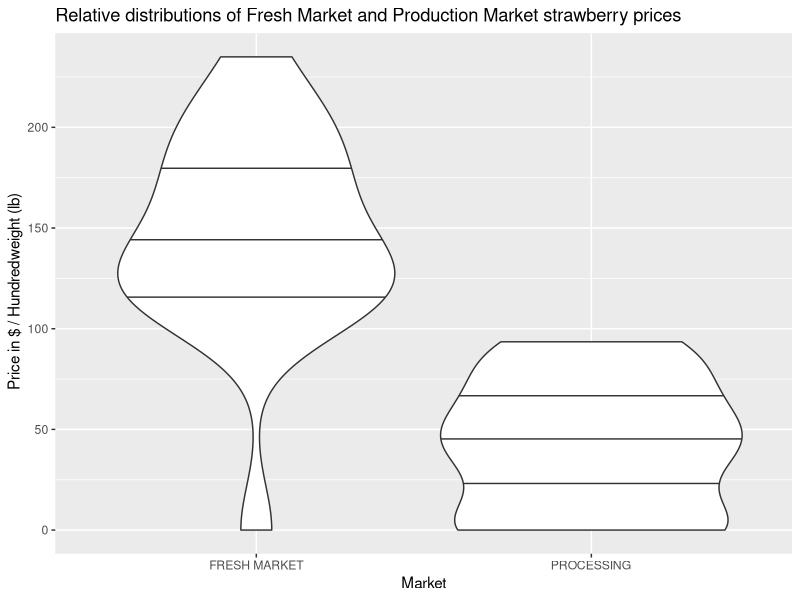
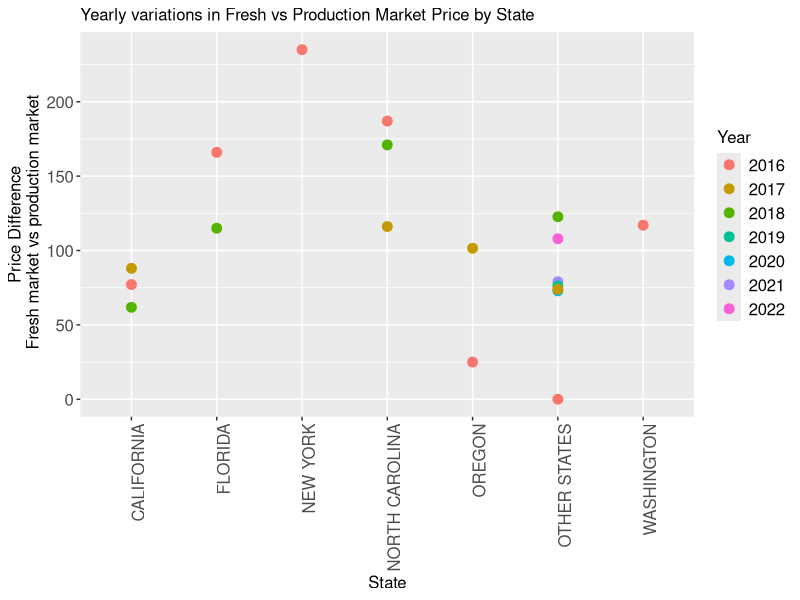
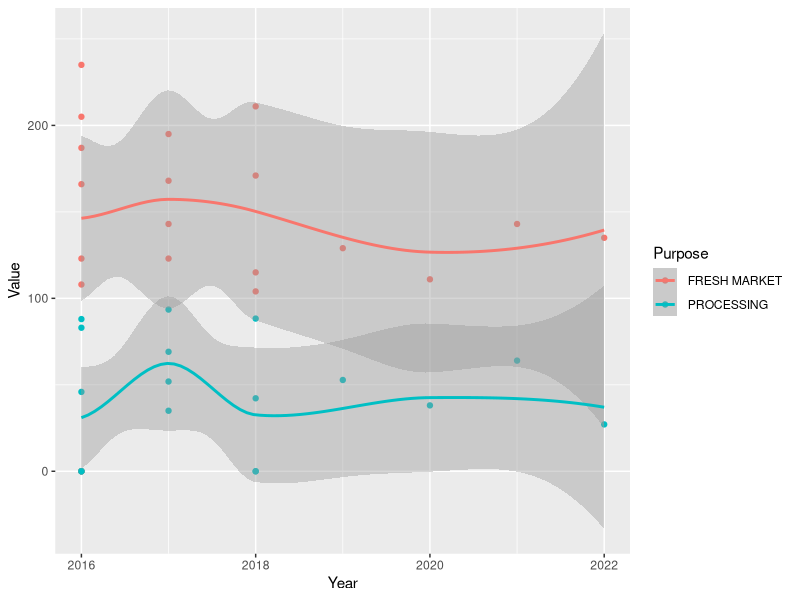

Reproduce these figures in R, in order.
## ---- chunk 1

#Loading the libraries we shall need
library(knitr)
library(tidyverse)
library(stringr)
library(ggplot2)

strwb_survey<- read.csv("strwb_survey.csv", header = TRUE)

#Extracting the data relevant to chemicals using the Pesticide or Market Column

strwb_survey_c<- strwb_survey |> filter(Pesticide_or_Market == " BEARING - APPLICATIONS")
strwb_mkt<- strwb_survey |> filter(Pesticide_or_Market != " BEARING - APPLICATIONS")
## ---- chunk 2
strwb_mkt |> distinct(Price_or_Weight.)

strwb_mkt <- strwb_mkt |> rename(PriceProduction = Price_or_Weight.)
## ---- chunk 3

#Getting Price or Production values
strwb_mkt$PriceProduction<-ifelse(is.na(strwb_mkt$PriceProduction)==FALSE,
                                   strwb_mkt$PriceProduction,
  ifelse(str_detect(strwb_mkt$Pesticide_or_Market,"PRODUCTION")==TRUE |
    str_detect(strwb_mkt$Measurement_Unit,"PRODUCTION")==TRUE,"PRODUCTION",
  ifelse(str_detect(strwb_mkt$Pesticide_or_Market,"PRICE RECEIVED")==TRUE |       str_detect(strwb_mkt$Measurement_Unit,"PRICE RECEIVED")==TRUE,
         "PRICE RECEIVED",strwb_mkt$PriceProduction)))

#Changing the name of Pesticide or Market

strwb_mkt<- strwb_mkt |> rename(
                                Purpose = Pesticide_or_Market
)

## ---- chunk 4
strwb_mkt$Measurement_Unit<- ifelse(is.na(strwb_mkt$Measurement_Unit),
                                    strwb_mkt$Purpose,strwb_mkt$Measurement_Unit)
strwb_mkt$Purpose<- str_replace(strwb_mkt$Purpose,"- PRICE RECEIVED","")
strwb_mkt$Purpose<- str_replace(strwb_mkt$Purpose,"- PRODUCTION","")

strwb_mkt$Purpose<- ifelse(str_detect(strwb_mkt$Purpose,"MEASURED")==TRUE, "AGGREGATE",
                           strwb_mkt$Purpose)

strwb_mkt$Aggregate_type<- ifelse(strwb_mkt$Purpose == "Aggregate", 
                                  strwb_mkt$Measurement_Unit,
                                  strwb_mkt$Aggregate_type)
## ---- chunk 5

a<- strwb_mkt$Measurement_Unit[which(str_detect(strwb_mkt$Measurement_Unit,"MEASURED")==FALSE)]
b<- strwb_mkt$Aggregate_type[which(str_detect(strwb_mkt$Measurement_Unit,"MEASURED")==FALSE)]

strwb_mkt$Aggregate_type[which(str_detect(strwb_mkt$Measurement_Unit,"MEASURED")==FALSE)]<- a
strwb_mkt$Measurement_Unit[which(str_detect(strwb_mkt$Measurement_Unit,"MEASURED")==FALSE)]<- b

#Casting all non numeric values as NA
strwb_mkt$Value<- suppressWarnings(as.numeric(strwb_mkt$Value))
## ---- chunk 6
#Getting the Chemical Type and putting it into its own column
strwb_survey_chem1 <- strwb_survey_c |> mutate(`Chemical Type` = 
                                               str_sub(Domain,str_locate(Domain,"CHEMICAL,")[,2]+1,),
                                             .after= Domain.Category)

#Extracting Chemical Name into a column
strwb_survey_chem1<- strwb_survey_chem1 |> mutate(`Chemical Name`=
                                                    str_sub(Domain.Category,
                                                    str_locate(Domain.Category,":")[,2]+3,
                                                    str_locate(Domain.Category,"=")[,1]-2),
                                                  .after = `Chemical Type`)
#Extracting Chemical ID into a column
strwb_survey_chem1<- strwb_survey_chem1 |> mutate(`Chemical ID`=
                                                    str_sub(Domain.Category,-7), .after= `Chemical Name`)
strwb_survey_chem1$`Chemical ID`<- str_sub(strwb_survey_chem1$`Chemical ID`,1,-2)
strwb_survey_chem1$`Chemical ID`<- ifelse(strwb_survey_chem1$Domain=="TOTAL",NA,strwb_survey_chem1$`Chemical ID`)
strwb_survey_chem1$`Chemical ID`<- ifelse(str_detect(strwb_survey_chem1$Domain.Category,"TOTAL")==TRUE,NA,strwb_survey_chem1$`Chemical ID`)
strwb_survey_chem1$`Chemical ID`<- str_replace(strwb_survey_chem1$`Chemical ID`,"=","")
strwb_survey_chem1$`Chemical ID`<- str_trim(strwb_survey_chem1$`Chemical ID`, side = 'both')

strwb_survey_chem<- strwb_survey_chem1
## ---- chunk 7
#Creating a list of distinct chemical names in the dataset, their ids
chemical_list<- strwb_survey_chem |> filter(is.na(`Chemical Name`)!=TRUE) |>
                distinct(`Chemical Name`,.keep_all = TRUE)|> 
                select(`Chemical Name`,`Chemical ID`)

#Finding the CAS numbers corresponding to each chemical:

CAS_no<- c("131860-33-8","","","","","","1219521-95-5","1303-96-4","188425-85-6",
           "","133-06-2","20543-04-8","180409-60-3","121552-61-2","119446-68-3",
           "126833-17-8","131341-86-1","658066-35-4","907204-31-3","39148-24-8",
           "875915-78-9","70630-17-0","13492-26-7","88671-89-0","183675-82-3",
           "146659-78-1","	298-14-6","60207-90-1","	175013-18-0","53112-28-0",
           "878790-59-1","","7704-34-9","112281-77-3","23564-05-8","137-26-8",
           "141517-21-7","68694-11-1","128639-02-1","103361-09-7","38641-94-0",
           "70901-12-1","15299-99-7","42874-03-3","1910-42-5","	40487-42-1",
           "71751-41-2","57960-19-7","135410-20-7","108168-76-9","63428-82-0",
           "149877-41-8","82657-04-3","68038-71-1","68038-71-1","68038-71-1",
           "68038-71-1","68038-71-1","69327-76-0","","120962-03-0","500008-45-7",
           "","736994-63-1","400882-07-7","333-41-5","153233-91-1","13356-08-6",
           "39515-41-8","134098-61-6","158062-67-0","951659-40-8","","78587-05-0",
           "138261-41-3","121-75-5","161050-58-4","300-76-5","8002-65-1","947173-77-5",
           "116714-46-6","64742-89-8","51-03-6","67701-09-1","8003-34-7","96489-71-3",
           "95737-68-1","935545-74-7","131929-60-7","283594-90-1","153719-23-4",
           "135158-54-2","334-48-5","124-07-2","8023-77-6","76-06-2","542-75-6",
           "76674-21-0","8000-78-0","7722-84-1","10045-86-0","137-41-7","8012-95-1",
           "","79-21-0","1312-76-1","","","1228284-64-7","99129-21-2","14215-52-2",
           "87674-68-8","81406-37-3","100784-20-1","145701-23-1","63-25-2","120928-09-8",
           "946578-00-3","525-79-1","16672-87-0","133-32-4","","20427-59-2","67892-31-3",
           "77182-82-2","	122836-35-5","2921-88-2","8001-22-7","1315501-18-8","","",
           "68038-71-1","","108-62-3","137-42-8","","1332-65-6","2439-10-3","66332-96-5",
           "2008-39-1","32341-80-3","52315-07-8","68424-85-1","32426-11-2","5538-94-3",
           "7173-51-5","36734-19-7","155569-91-8","91465-08-6","203313-25-1","57-06-7",
           "624-92-0","1317-39-1","63718-65-0","272451-65-7","74-83-9","1897-45-6",
           "120116-88-3","8018-01-7","115-29-7","404-86-4","",	"57754-85-5","122-34-9",
           "5902-51-2","15708-41-5","81777-89-1")

chemical_list$CAS_no<- CAS_no

## ---- chunk 8
#Reading in UN information on hazards by CAS number
library(readxl)
hazards <- read_xlsx("WHO_codes.xlsx")
hazards$CAS_no <- str_trim(str_sub(hazards$CAS,1,str_locate(hazards$CAS," ")[,2]),"both")

codes<- hazards$CAS_no

hazards$Toxicity<- str_sub(hazards$CAS, str_locate(hazards$CAS,
                    fixed(hazards$CAS_no))[,2],)

hazards$Toxicity <- str_match(hazards$Toxicity, " \\s*(.*?)\\s* ")[,2]

hazards<- hazards |> select(-CAS)

hazards$Hazard <- ifelse(hazards$Toxicity=="Ia","Extremely hazardous",
                  ifelse(hazards$Toxicity=="Ib","Highly hazardous",
                  ifelse(hazards$Toxicity=="II","Moderately hazardous",
                  ifelse(hazards$Toxicity=="III", "Slightly hazardous",
                  ifelse(hazards$Toxicity =="U","Not acutely hazardous",
                  ifelse(hazards$Toxicity=="FM","Fumigant","Obsolete"))))))

hazard_info<- merge(x =chemical_list,y=hazards,by="CAS_no", x.chemical_list=TRUE)

#adding in a few chemicals whose codes were missing by hand

hazard_info<-rbind(hazard_info,c("20543-04-8","COPPER OCTANOATE","	
23306","U","Not acutely hazardous"))

hazard_info<-rbind(hazard_info,c("2180409-60-3","	
CYFLUFENAMID","555550","U","Not acutely hazardous"))

hazard_info<-rbind(hazard_info,c("121552-61-2","CYPRODINIL","	
288202","U","Not acutely hazardous"))

hazard_info<-rbind(hazard_info,c("70630-17-0","	
MEFENOXAM","113502","III","Slightly hazardous"))

hazard_info<-rbind(hazard_info,c("","PAECILOMYCES FUMOSOR","115002","U",
                                 "Not acutely hazardous"))


strwb_chem_info<- merge(x=strwb_survey_chem,y=hazard_info, by= "Chemical Name", 
                        all.x=TRUE)

strwb_chem_info$Value <- suppressWarnings(as.numeric(strwb_chem_info$Value))
strwb_chem_info$Value <- ifelse(strwb_chem_info$Value == "	
(NA)", NA,strwb_chem_info$Value)
## ---- chunk 9
#We are going to filter our data set so we look only at those entries for which we have hazard information

chem<- strwb_chem_info |> filter(is.na(Hazard)!=TRUE)

#Data with the aggregate type = AVG. What does AVG actually show us?

avg_chem <- chem |> filter(Aggregate_type==" AVG")
non_avg_chem <- chem |> filter(is.na(Aggregate_type)==TRUE)
## ---- chunk 10
# There are a lot of NA values in this dataset. Let's remove them and see what we get from the rest:
mkt_eda<- strwb_mkt |> filter(is.na(Value)==FALSE)

#Looking at prices per cwt:

prices<- mkt_eda |> filter( Measurement_Unit == " MEASURED IN $ / CWT") |>
  filter(Purpose != "AGGREGATE") |> 
  group_by(Purpose)

ggplot(prices, aes(Purpose, Value))+
  geom_violin(draw_quantiles = c(0.25,0.5,0.75))+
  labs(
    title="Relative distributions of Fresh Market and Production Market strawberry prices",
    x="Market", y=" Price in $ / Hundredweight (lb)"
  )
  

## ---- chunk 11
state_prices<- mkt_eda |> filter( Measurement_Unit == " MEASURED IN $ / CWT") |>
  filter(Purpose != "AGGREGATE") |> group_by(State)

#calcualte the difference between each row:

state_prices<- state_prices |> mutate(market_diff = 
  Value - lag(Value, default = Value[1])) |> select(Year, State, market_diff) 

rows <- seq(1,38)
diff_state_prices<- state_prices[rows%%2==0,]
diff_state_prices$market_diff<- abs(diff_state_prices$market_diff)
diff_state_prices$Year<- factor(diff_state_prices$Year)
  
ggplot(diff_state_prices, aes(State, market_diff, color = Year))+
  geom_point(size=3)+theme(axis.text.x = element_text(angle = 90, vjust = 1, 
                                                      hjust=1),
                           plot.title = element_text(size=12),
                        axis.text=element_text(size=12),
                        axis.title=element_text(size=12),
                        legend.title = element_text(size=12),
                        legend.text = element_text(size=12))+
  labs(title="Yearly variations in Fresh vs Production Market Price by State",
       x="State", y= "Price Difference\n Fresh market vs production market")
  



## ---- chunk 12
g<-ggplot(data=prices, aes(Year, Value, color=Purpose))+
  geom_point()+suppressWarnings(stat_smooth())
suppressWarnings(print(g))
